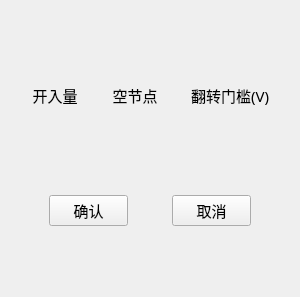
<?xml version="1.0" encoding="UTF-8"?>
<ui version="4.0">
 <class>QBinaryReverseCfgWidget</class>
 <widget class="QWidget" name="QBinaryReverseCfgWidget">
  <property name="geometry">
   <rect>
    <x>0</x>
    <y>0</y>
    <width>300</width>
    <height>297</height>
   </rect>
  </property>
  <property name="maximumSize">
   <size>
    <width>300</width>
    <height>450</height>
   </size>
  </property>
  <property name="font">
   <font>
    <family>宋体</family>
    <pointsize>11</pointsize>
   </font>
  </property>
  <property name="windowTitle">
   <string>开入量设置</string>
  </property>
  <layout class="QVBoxLayout" name="verticalLayout" stretch="9,1">
   <item>
    <layout class="QGridLayout" name="m_GLayout_Center" rowstretch="1,0" columnstretch="2,0,0">
     <item row="0" column="2">
      <widget class="QLabel" name="m_Label_ReserveThreshold">
       <property name="maximumSize">
        <size>
         <width>90</width>
         <height>50</height>
        </size>
       </property>
       <property name="font">
        <font>
         <family>宋体</family>
         <pointsize>11</pointsize>
        </font>
       </property>
       <property name="text">
        <string>翻转门槛(V)</string>
       </property>
       <property name="alignment">
        <set>Qt::AlignCenter</set>
       </property>
      </widget>
     </item>
     <item row="0" column="0">
      <widget class="QLabel" name="m_Label_Bin_Text">
       <property name="maximumSize">
        <size>
         <width>60</width>
         <height>50</height>
        </size>
       </property>
       <property name="font">
        <font>
         <family>宋体</family>
         <pointsize>11</pointsize>
        </font>
       </property>
       <property name="text">
        <string>开入量</string>
       </property>
       <property name="alignment">
        <set>Qt::AlignCenter</set>
       </property>
      </widget>
     </item>
     <item row="1" column="0">
      <spacer name="verticalSpacer">
       <property name="orientation">
        <enum>Qt::Vertical</enum>
       </property>
       <property name="sizeType">
        <enum>QSizePolicy::Fixed</enum>
       </property>
       <property name="sizeHint" stdset="0">
        <size>
         <width>20</width>
         <height>10</height>
        </size>
       </property>
      </spacer>
     </item>
     <item row="1" column="1">
      <spacer name="verticalSpacer_2">
       <property name="orientation">
        <enum>Qt::Vertical</enum>
       </property>
       <property name="sizeType">
        <enum>QSizePolicy::Fixed</enum>
       </property>
       <property name="sizeHint" stdset="0">
        <size>
         <width>20</width>
         <height>10</height>
        </size>
       </property>
      </spacer>
     </item>
     <item row="1" column="2">
      <spacer name="verticalSpacer_3">
       <property name="orientation">
        <enum>Qt::Vertical</enum>
       </property>
       <property name="sizeType">
        <enum>QSizePolicy::Fixed</enum>
       </property>
       <property name="sizeHint" stdset="0">
        <size>
         <width>20</width>
         <height>10</height>
        </size>
       </property>
      </spacer>
     </item>
     <item row="0" column="1">
      <widget class="QLabel" name="m_Label_BeEmpty">
       <property name="maximumSize">
        <size>
         <width>60</width>
         <height>50</height>
        </size>
       </property>
       <property name="font">
        <font>
         <family>宋体</family>
         <pointsize>11</pointsize>
        </font>
       </property>
       <property name="text">
        <string>空节点</string>
       </property>
       <property name="alignment">
        <set>Qt::AlignCenter</set>
       </property>
      </widget>
     </item>
    </layout>
   </item>
   <item>
    <layout class="QHBoxLayout" name="horizontalLayout">
     <item>
      <spacer name="horizontalSpacer">
       <property name="orientation">
        <enum>Qt::Horizontal</enum>
       </property>
       <property name="sizeHint" stdset="0">
        <size>
         <width>40</width>
         <height>20</height>
        </size>
       </property>
      </spacer>
     </item>
     <item>
      <widget class="QPushButton" name="m_Btn_OK">
       <property name="minimumSize">
        <size>
         <width>60</width>
         <height>25</height>
        </size>
       </property>
       <property name="sizeIncrement">
        <size>
         <width>0</width>
         <height>0</height>
        </size>
       </property>
       <property name="text">
        <string>确认</string>
       </property>
      </widget>
     </item>
     <item>
      <spacer name="horizontalSpacer_2">
       <property name="orientation">
        <enum>Qt::Horizontal</enum>
       </property>
       <property name="sizeHint" stdset="0">
        <size>
         <width>40</width>
         <height>20</height>
        </size>
       </property>
      </spacer>
     </item>
     <item>
      <widget class="QPushButton" name="m_Btn_Cancel">
       <property name="minimumSize">
        <size>
         <width>60</width>
         <height>25</height>
        </size>
       </property>
       <property name="sizeIncrement">
        <size>
         <width>0</width>
         <height>0</height>
        </size>
       </property>
       <property name="text">
        <string>取消</string>
       </property>
      </widget>
     </item>
     <item>
      <spacer name="horizontalSpacer_3">
       <property name="orientation">
        <enum>Qt::Horizontal</enum>
       </property>
       <property name="sizeHint" stdset="0">
        <size>
         <width>40</width>
         <height>20</height>
        </size>
       </property>
      </spacer>
     </item>
    </layout>
   </item>
  </layout>
 </widget>
 <layoutdefault spacing="6" margin="11"/>
 <resources/>
 <connections/>
</ui>
